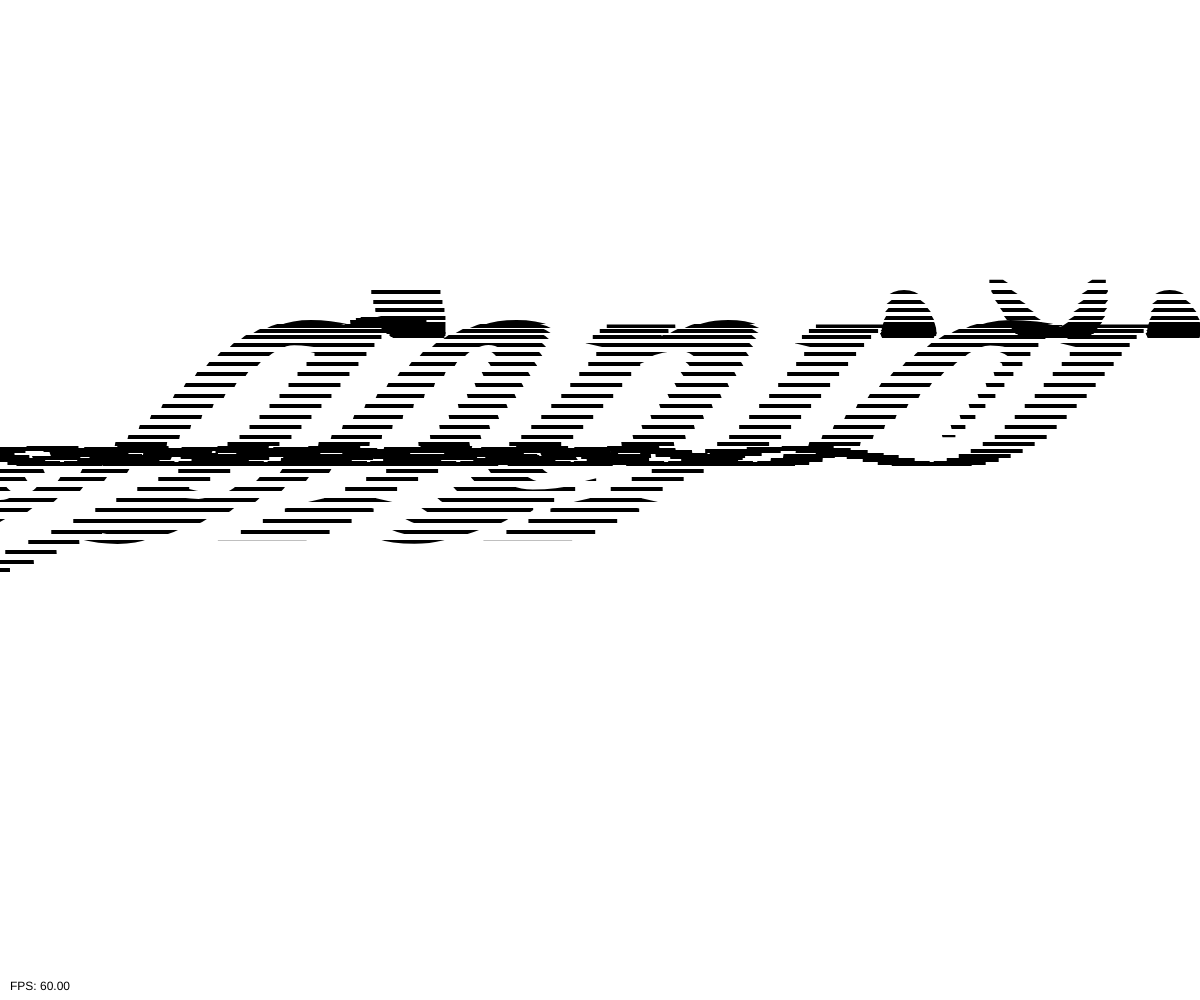
Frame 1 (no input)
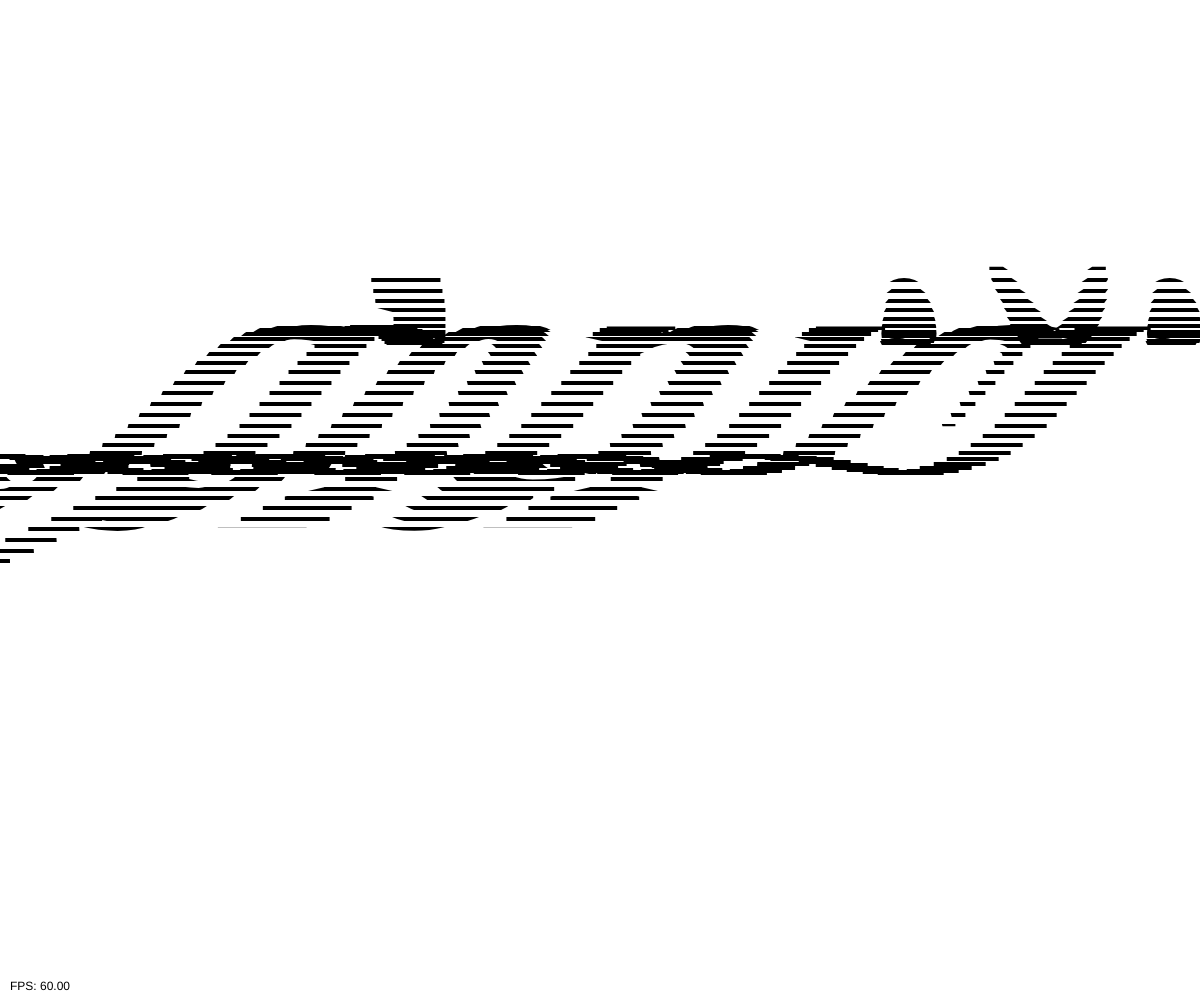
Frame 60 (no input)
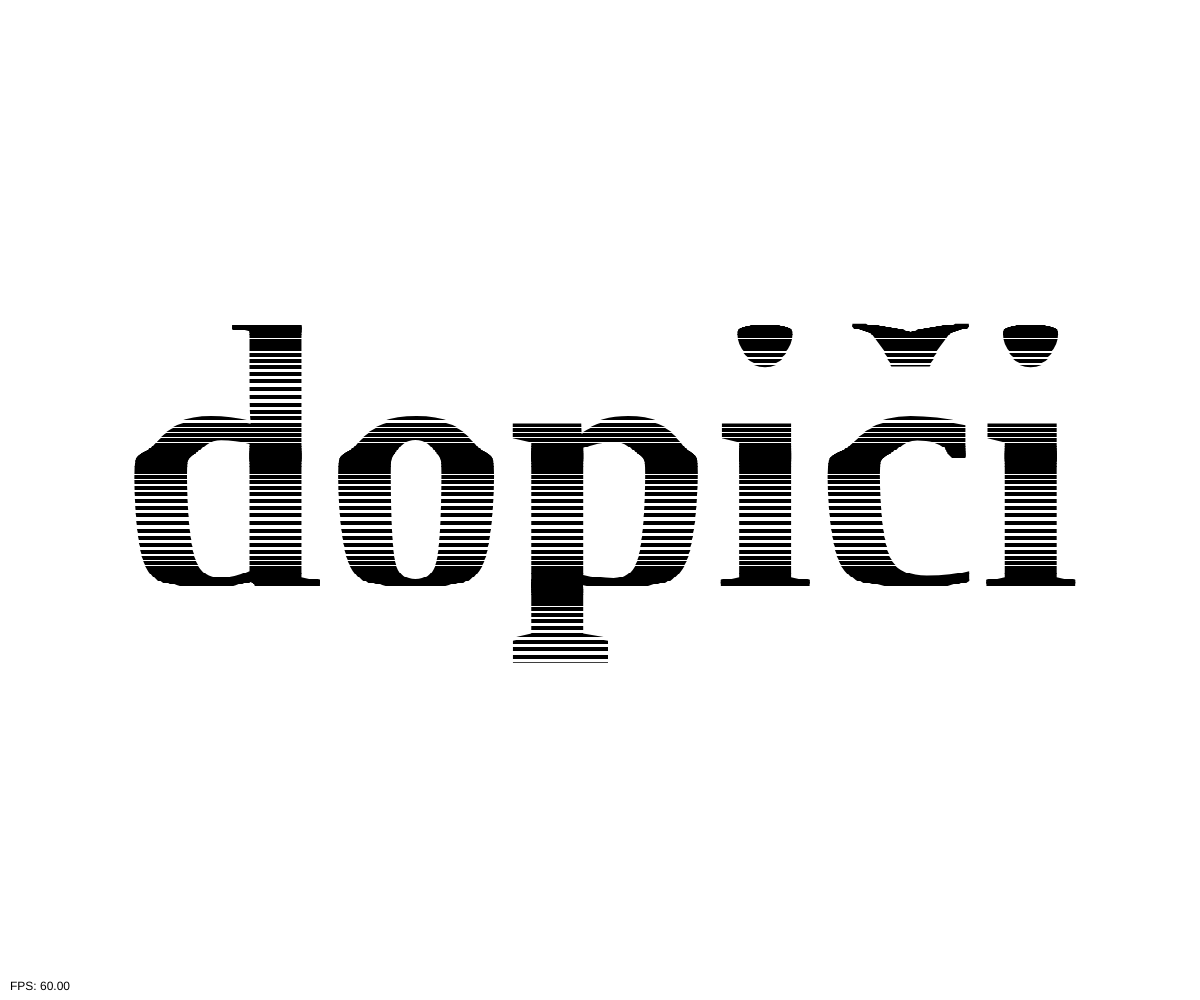
Frame 120 (the mouse pressed at the canvas centre since frame 60)

The p5.js sketch that drew these frames (run headless with seeded random() and noise() and a simulated clock; from frame 60 on, the mouse is pressed at the canvas centre):

// p5.js sketch
// ── sketch.js
let font = 'Acumin Pro';
let txtbox;
let initSize = 10;
let maxSize;
let txt = 'dopiči';
let paddings = 0.1; //in percents
let word;

const lines = 100;

let temp;

function setup() {
	createCanvas(windowWidth, windowHeight);
	temp = createGraphics(windowWidth, windowHeight);
	drawText(initSize, temp);
	word = new Word(txt);
}

function draw() {
	clear();

	word.move();

	let fps = frameRate();
	fill(0);
	text("FPS: " + fps.toFixed(2), 10, height - 10);
}

class Word {
	constructor(name) {
		this.name = name;
		this.stripes = [];
 		for (let i = 0; i < lines; i++) {
			//source
			let sx = 0;
			let sy = Math.round((txtbox.y - txtbox.h/2) + i * (txtbox.h/lines));
			let sw = windowWidth;
			let sh = int(txtbox.h/lines);
			this.stripes.push(temp.get(sx, sy, sw, sh));
		}
	}

	move() {
		for (let i = 0; i < lines; i++) {
			let dx = int(map(i,0,lines,2,-2)*map(mouseX, 0, windowWidth, txtbox.w/50 + i*5, -txtbox.w/50 -i*5));
			let dy = Math.round((txtbox.y - txtbox.h/2) + i * (txtbox.h/lines)) + int(map(sin(frameCount * 0.1 + i * 0.2), -1, 1, 0,txtbox.h/6 + map(mouseY,0, windowHeight,-txtbox.h/3,txtbox.h/6)));
			image(this.stripes[i],dx, dy);
		}
	}
}

function windowResized() {
	clear();
	resizeCanvas(windowWidth, windowHeight);
	temp = createGraphics(windowWidth, windowHeight);
	drawText(initSize, temp);
	word = new Word(txt);
}  

function drawText(size, canvas) {
	
	canvas.clear();
	canvas.textFont(font);
	canvas.textSize(size);
	canvas.textStyle('bold');
	canvas.textAlign(CENTER);
	while(canvas.textWidth(txt) <= windowWidth*(1-2*paddings) && size*1.5 < windowHeight) {
		size++;
		canvas.textSize(size);
		console.log(size*1.12);
	}
	canvas.text(txt, windowWidth/2, (windowHeight+size/3)/2);
	maxSize = size;
	rectMode(CENTER);
	
	txtbox = {
		x: windowWidth/2,
		y: windowHeight/2-size*0.17,
		w: canvas.textWidth(txt), 
		h: size*1.12,
		draw: function() {
			noFill();
			rect(this.x, this.y, this.w, this.h);
		}
	}

}
